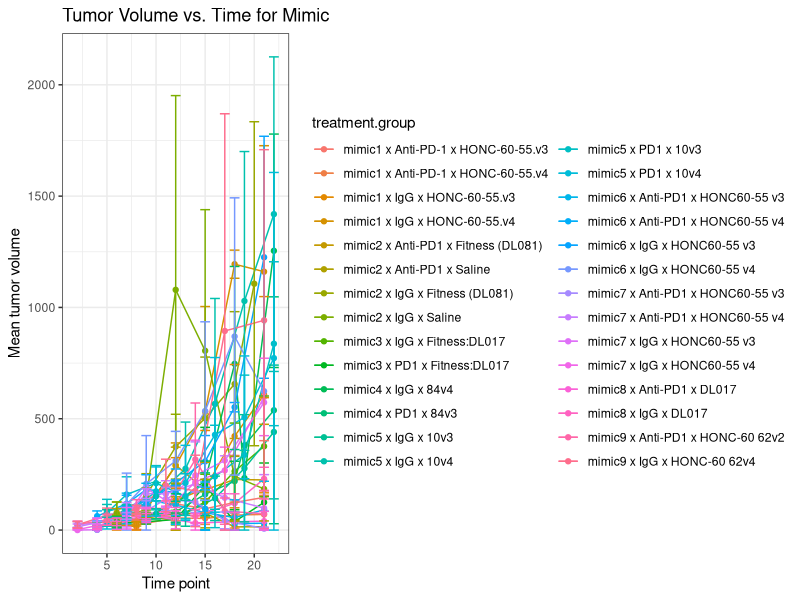

Generate this figure with R: (Note: this script raises an error after producing the figure.)
## ---- chunk 1
knitr::opts_chunk$set(echo = TRUE)

# Load required packages
library(readxl)
library(tidyverse)

## ---- chunk 2
tsizes <- read.csv("../data/2022-05-09_tumor-size_R-formatted.csv", stringsAsFactors = F)
## ---- chunk 3
# calcTumorVol <- function(tmp){
#   tmp %>%
#     mutate(tail.number = as.character(tail.number)) %>%
#     mutate(tumor.volume = (`tumor.length.(mm)` * (`tumor.width.(mm)`^2)) / 2,
#            tumor.volume = dplyr::if_else(is.na(tumor.volume),
#                                          true = 0,
#                                          false = tumor.volume)) %>%
#     group_by(tail.number, treatment.group, date) %>%
#     summarise(tumor.volume = sum(tumor.volume)) %>%
#     ungroup() %>%
#     mutate(time.point = as.numeric(as.factor((date))))  %>%
#     select(-date)
# }
## ---- chunk 4
# zero.vals <- c("n/a", "N/A")
# 
# mim1 <- tsize.raw[[1]] %>%
#   mutate(`tumor.length.(mm)` = ifelse(is.na(`tumor.length.(mm)`), 0, `tumor.length.(mm)`),
#           `tumor.width.(mm)` = ifelse(is.na(`tumor.width.(mm)`), 0, `tumor.width.(mm)`)) %>%
#   mutate(condition = dplyr::if_else(grepl("v3", microbiome.sample),
#                                    true = "mimic1.pre-DI",
#                                    false = "mimic1.post-DI"),
#          treatment.group = paste(treatment, condition, sep = " x ")) %>%
#   calcTumorVol()
# 
# mim2 <- tsize.raw[[2]] %>%
#   drop_na(`tumor.length.(mm)`) %>%
#   mutate(`tumor.length.(mm)` =ifelse(`tumor.length.(mm)` %in% zero.vals, 0, `tumor.length.(mm)`),
#          `tumor.width.(mm)` = ifelse(`tumor.width.(mm)` %in% zero.vals, 0, `tumor.width.(mm)`)) %>%
#   mutate(`tumor.length.(mm)` = as.numeric(`tumor.length.(mm)`),
#          `tumor.width.(mm)` = as.numeric(`tumor.width.(mm)`),
#          treatment.group = paste(gsub(".-(.*)", "\\1", `cage (treatment)`),
#                                  microbiome.sample, sep = " x ")) %>%
#   calcTumorVol()
# 
# # Problem: need to split mouse ids by cage
# mim3 <- tsize.raw[[3]] %>%
#   drop_na(`tumor.length.(mm)`) %>%
#   filter(`tumor.length.(mm)` != "not present") %>%
#   mutate(`tumor.length.(mm)` =ifelse(`tumor.length.(mm)` %in% zero.vals, 0, `tumor.length.(mm)`),
#          `tumor.width.(mm)` = ifelse(`tumor.width.(mm)` %in% zero.vals, 0, `tumor.width.(mm)`)) %>%
#   mutate(`tumor.length.(mm)` = as.numeric(`tumor.length.(mm)`),
#          `tumor.width.(mm)` = as.numeric(`tumor.width.(mm)`),
#          condition =  "Fitness:DL017",
#          treatment = ifelse(grepl("1$", `cage (treatment)`), "IgG",
#                             ifelse(grepl("2$", `cage (treatment)`), "IgG", "PD1")),
#          treatment.group = paste(treatment, condition, sep = " x ")) %>%
#   mutate(tail.number = paste0(tail.number, `cage (treatment)`)) %>%
#   calcTumorVol()
# 
# mim4 <- tsize.raw[[4]] %>%
#   drop_na(`tumor.length.(mm)`) %>%
#   mutate(`tumor.length.(mm)` =ifelse(`tumor.length.(mm)` %in% zero.vals, 0, `tumor.length.(mm)`),
#          `tumor.width.(mm)` = ifelse(`tumor.width.(mm)` %in% zero.vals, 0, `tumor.width.(mm)`)) %>%
#   mutate(`tumor.length.(mm)` = as.numeric(`tumor.length.(mm)`),
#          `tumor.width.(mm)` = as.numeric(`tumor.width.(mm)`),
#          treatment.group = paste(microbiome.sample, Treatment, sep = "/"),
#          tail.number = paste(tail.number, cage)) %>%
#   calcTumorVol()

## ---- chunk 5
mean.vals <- tsizes %>%
  mutate(treatment.group = paste(experiment, treatment, microbiome.sample, sep = " x ")) %>%
  group_by(treatment.group, days.from.injection) %>%
  summarise(mean.volume = mean(tumor.volume),
            sd.volume = sd(tumor.volume)) %>%
  ungroup() %>%
  mutate(lwr = mean.volume - sd.volume,
         upr = mean.volume + sd.volume) %>%
  mutate(lwr = if_else(lwr < 0, 0, lwr))
## ---- chunk 6


mean.vals %>%
  ggplot(aes(x = days.from.injection, y = mean.volume, 
             group = treatment.group, color = treatment.group)) +
  geom_line()+
  geom_point()+
  labs(title = "Tumor Volume vs. Time for Mimic", x = "Time point", y = "Mean tumor volume") +
  theme_bw() +
  # scale_color_brewer(palette = "Dark2") 
  geom_errorbar(aes(ymin = lwr, ymax = upr),
                width = 1)


write.csv(mean.vals, "../shiny-apps/tumor-line-plots/2022-05-09_mean-tumor-volumes.csv", row.names = F)
